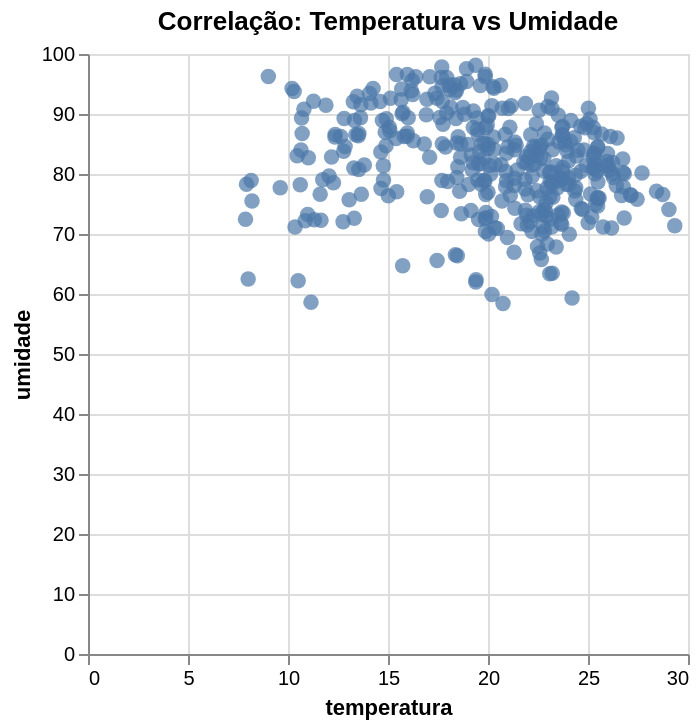

The notebook cell this image was saved under:
### Markdown cell above
💧 Correlação temperatura vs umidade

### Code cell
chart_corr_temp_umidade = alt.Chart(df_daily).mark_circle(size=60).encode(
    x='temperatura:Q',
    y='umidade:Q',
    tooltip=['temperatura', 'umidade']
).properties(
    title='Correlação: Temperatura vs Umidade'
)
chart_corr_temp_umidade

### Figure 1 — Vega-Lite specification as saved in the notebook (floating-point values rounded to 4 significant figures; data arrays with more than 128 entries replaced by an {"elided": "..."} marker saying what was removed)
{"config": {"view": {"continuousWidth": 300, "continuousHeight": 300}}, "data": {"name": "data-88edf89fc41b6881d40061707ff4c2c4"}, "mark": {"type": "circle", "size": 60}, "encoding": {"tooltip": [{"field": "temperatura", "type": "quantitative"}, {"field": "umidade", "type": "quantitative"}], "x": {"field": "temperatura", "type": "quantitative"}, "y": {"field": "umidade", "type": "quantitative"}}, "title": "Correlação: Temperatura vs Umidade", "$schema": "https://vega.github.io/schema/vega-lite/v6.1.0.json", "datasets": {"data-88edf89fc41b6881d40061707ff4c2c4": {"elided": "366 records"}}}
